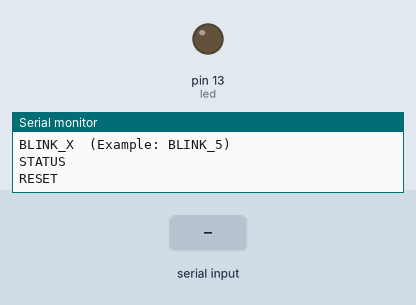
A sketch run on a simulated Arduino Uno, built with avr-gcc and run on an emulated ATmega328P. Shown: output pins drawn as LEDs (lit = HIGH), the last lines printed to the serial monitor. Inputs (shaded band) come from the test bench.

Above: at 1.2 s.
1.3 s: "LED_ON\n" received over Serial
At 1.6 s:
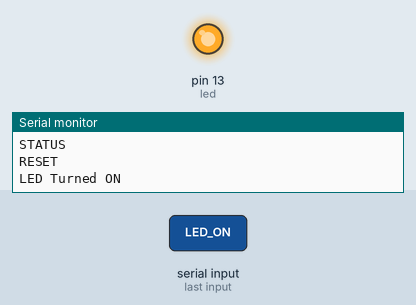
2.8 s: "LED_OFF\n" received over Serial
At 3.9 s:
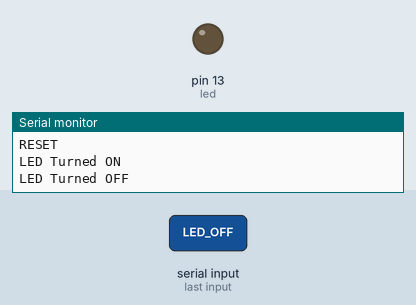
Timing chart, 0 to 5.8 s (numbered marks = the images above; inputs shaded):
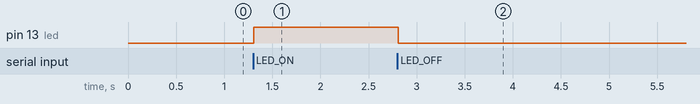

The sketch:

command.ino
```cpp
/*
Project : Serial Command Interface
Author  : Akash Babu
*/

const int led = LED_BUILTIN;

bool ledState = false;
int blinkCounter = 0;

void setup() {

  pinMode(led, OUTPUT);

  Serial.begin(9600);

  Serial.println("===== Serial Command Interface =====");
  Serial.println("Commands:");
  Serial.println("LED_ON");
  Serial.println("LED_OFF");
  Serial.println("BLINK_X  (Example: BLINK_5)");
  Serial.println("STATUS");
  Serial.println("RESET");
}

void loop() {

  if (Serial.available()) {

    String command = Serial.readStringUntil('\n');
    command.trim();

    // LED ON
    if (command == "LED_ON") {

      digitalWrite(led, HIGH);
      ledState = true;

      Serial.println("LED Turned ON");
    }

    // LED OFF
    else if (command == "LED_OFF") {

      digitalWrite(led, LOW);
      ledState = false;

      Serial.println("LED Turned OFF");
    }

    // STATUS
    else if (command == "STATUS") {

      Serial.print("LED State : ");

      if (ledState)
        Serial.println("ON");
      else
        Serial.println("OFF");

      Serial.print("Blink Count : ");
      Serial.println(blinkCounter);
    }

    // RESET
    else if (command == "RESET") {

      blinkCounter = 0;

      Serial.println("Blink Counter Reset");
    }

    // BLINK_X
    else if (command.startsWith("BLINK_")) {

      int times = command.substring(6).toInt();

      if (times >= 1 && times <= 9) {

        for (int i = 0; i < times; i++) {

          digitalWrite(led, HIGH);
          delay(300);

          digitalWrite(led, LOW);
          delay(300);

          blinkCounter++;
        }

        Serial.print("LED Blinked ");
        Serial.print(times);
        Serial.println(" Times");
      }

      else {

        Serial.println("ERROR: X must be between 1 and 9");

      }

    }

    // Unknown Command
    else {

      Serial.println("ERROR: Unknown command");

    }

  }

}
```

Measured:
- after the input at 1.3 s, pin 13 (led): LOW → HIGH at once
- after the input at 2.8 s, pin 13 (led): HIGH → LOW at once
